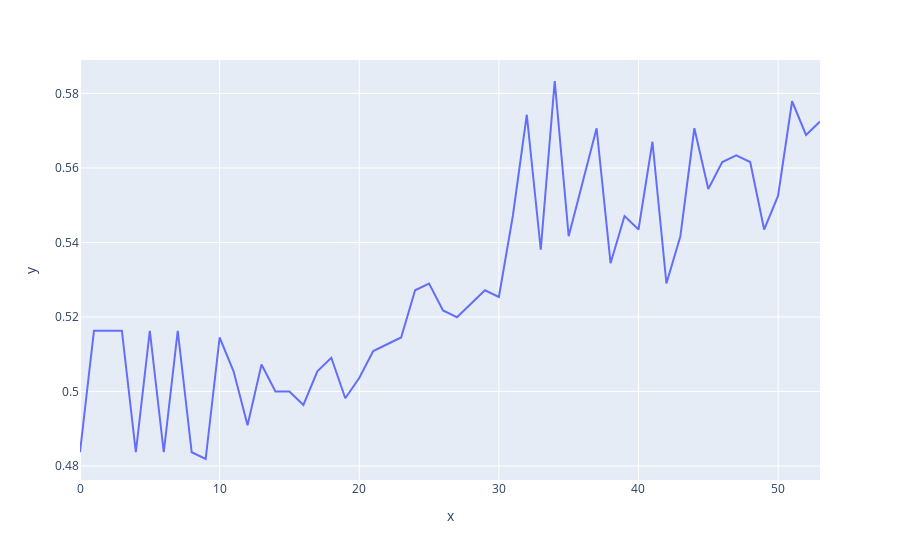

The notebook cell saved with this chart:
### Code cell
print(backdoorAcc)
fig = px.line(y=backdoorAcc)
fig.show()

### Figure 1 — Plotly figure (JSON) as saved in the notebook; plotly's stock layout.template omitted (floating-point values rounded to 4 significant figures)
{"data": [{"hovertemplate": "x=%{x}<br>y=%{y}<extra></extra>", "legendgroup": "", "line": {"color": "#636efa", "dash": "solid"}, "mode": "lines", "name": "", "orientation": "v", "showlegend": false, "type": "scatter", "x": [0, 1, 2, 3, 4, 5, 6, 7, 8, 9, 10, 11, 12, 13, 14, 15, 16, 17, 18, 19, 20, 21, 22, 23, 24, 25, 26, 27, 28, 29, 30, 31, 32, 33, 34, 35, 36, 37, 38, 39, 40, 41, 42, 43, 44, 45, 46, 47, 48, 49, 50, 51, 52, 53], "xaxis": "x", "y": [0.4837, 0.5163, 0.5163, 0.5163, 0.4837, 0.5163, 0.4837, 0.5163, 0.4837, 0.4819, 0.5145, 0.5054, 0.4909, 0.5072, 0.5, 0.5, 0.4964, 0.5054, 0.5091, 0.4982, 0.5036, 0.5109, 0.5127, 0.5145, 0.5272, 0.529, 0.5217, 0.5199, 0.5236, 0.5272, 0.5254, 0.5471, 0.5743, 0.538, 0.5833, 0.5417, 0.5562, 0.5707, 0.5344, 0.5471, 0.5435, 0.567, 0.529, 0.5417, 0.5707, 0.5543, 0.5616, 0.5634, 0.5616, 0.5435, 0.5525, 0.5779, 0.5688, 0.5725], "yaxis": "y"}], "layout": {"autosize": true, "legend": {"tracegroupgap": 0}, "margin": {"t": 60}, "xaxis": {"anchor": "y", "autorange": true, "domain": [0, 1], "range": [0, 53], "title": {"text": "x"}, "type": "linear"}, "yaxis": {"anchor": "x", "autorange": true, "domain": [0, 1], "range": [0.4762, 0.589], "title": {"text": "y"}, "type": "linear"}}}
